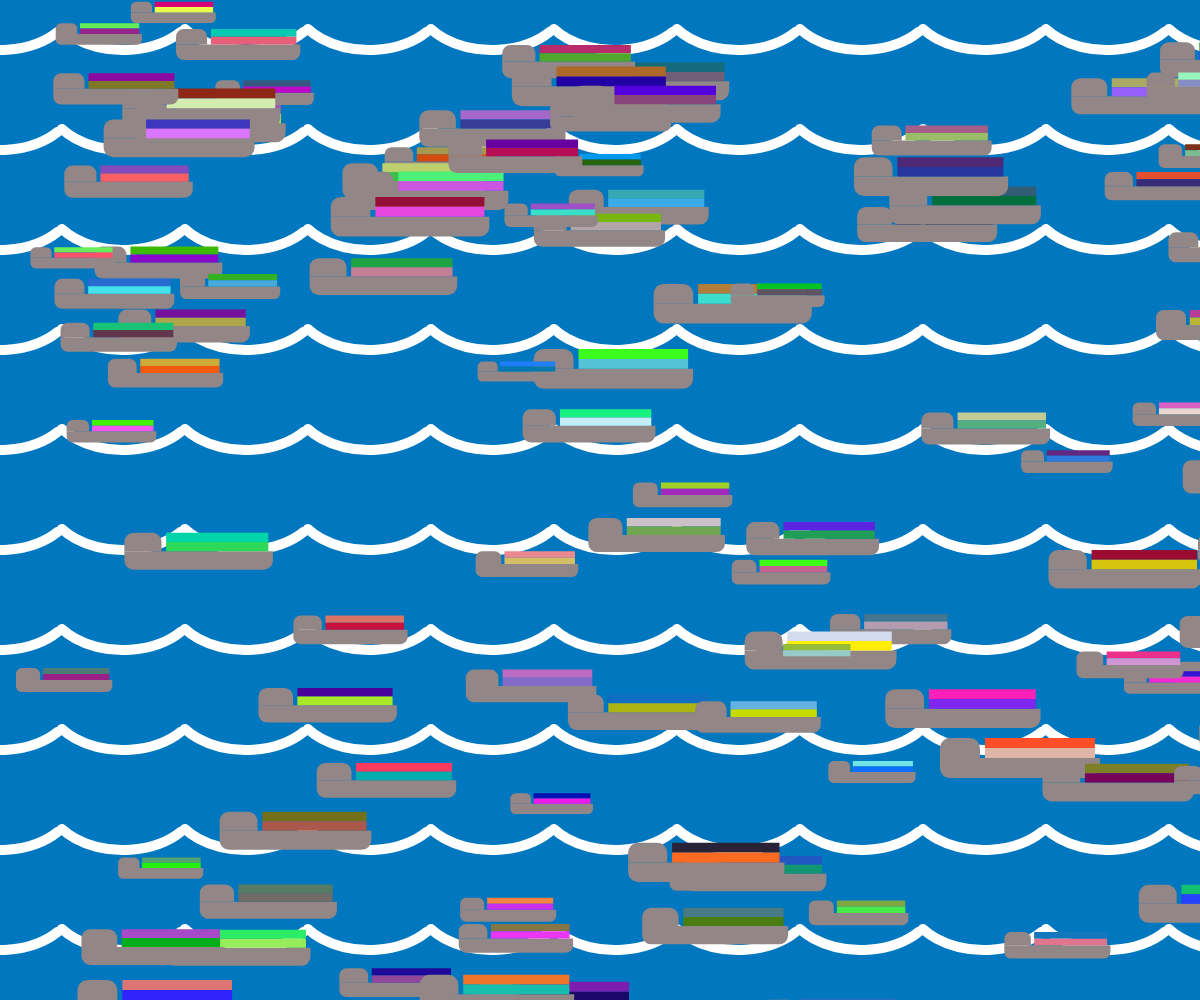
Frame 1 (no input)
Frame 60 (no input): identical to frame 1, image omitted
Frame 120 (the mouse pressed at the canvas centre since frame 60): identical to frame 1, image omitted

The p5.js sketch that drew this single still picture (run headless with seeded random() and noise() and a simulated clock; from frame 60 on, the mouse is pressed at the canvas centre):

// p5.js sketch
// ── sketch.js
let x = 0;
let y = 0;

function setup() {
	createCanvas(windowWidth, windowHeight);
	background(0, 119, 190);

	waves(x, y);

	for(i = 0; i <= 100; i++) {
		cargoships(random(width), random(height), random(20, 40));
	}
}

function draw() {

}

function cargoships(x, y, size) {
	fill(146, 134,134);
	noStroke();
	rect(x, y, size, size/2, 10, 10, 0, 0);
	rect(x, y + size/2, size*4, size/2, 0, 0, 20, 20);

	fill(random(255), random(255), random(255));
	rect(x + size + size/8, y, size*2.75, size/4);

	fill(random(255), random(255), random(255));
	rect(x + size + size/8, y + size/4, size*2.75, size/4);
}

function waves(x, y) {
	for (let i = 0; i <= 160; i++) {
		noFill();
		strokeWeight(10);
		stroke(255);
		arc(x - 123, y, 150, 100, 0.5, 2.7);

		if (i == 16 || i == 32 || i == 48 || i == 64 || i == 80 || i == 96 || i == 112 || i == 128 || i == 144 || i == 160) {
			y = y + 100;
			x = 0;
		}

		x = x + 123;
	}
}
